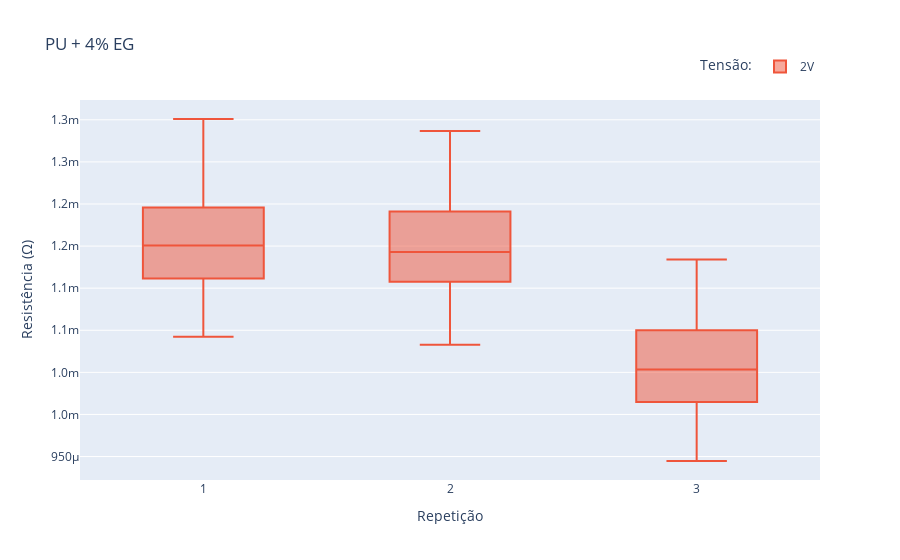

Write notebook code for a chart like this one.
### Markdown cell above
### Gráfico Boxplot da resistência - PU + 4% EG

### Code cell
fig = px.box(pueg4_df[pueg4_df['Tempo']>2],
             y = 'Corrente',
             x = 'Repetição',
             color = 'Tensão',
             title = 'PU + 4% EG',
             color_discrete_map= volt_colors
            )
fig.update_layout(yaxis_title = 'Resistência (Ω)',
                  yaxis_tickformat = '.2s',
                  legend = dict(orientation = 'h',
                                xanchor = 'right',
                                yanchor = 'bottom',
                                x = 1,
                                y = 1.05,
                                title = dict(text = 'Tensão:')
                               )
                 )

### Figure 1 — Plotly figure (JSON) as saved in the notebook; plotly's stock layout.template omitted (floating-point values rounded to 4 significant figures; data arrays with more than 128 entries replaced by an {"elided": "..."} marker saying what was removed)
{"data": [{"alignmentgroup": "True", "hovertemplate": "Tensão=2V<br>Repetição=%{x}<br>Corrente=%{y}<extra></extra>", "legendgroup": "2V", "marker": {"color": "#EF553B"}, "name": "2V", "notched": false, "offsetgroup": "2V", "orientation": "v", "showlegend": true, "type": "box", "x": {"elided": "2400 str values"}, "x0": " ", "xaxis": "x", "y": {"elided": "2400 float values"}, "y0": " ", "yaxis": "y"}], "layout": {"boxmode": "group", "legend": {"orientation": "h", "title": {"text": "Tensão:"}, "tracegroupgap": 0, "x": 1, "xanchor": "right", "y": 1.05, "yanchor": "bottom"}, "title": {"text": "PU + 4% EG"}, "xaxis": {"anchor": "y", "domain": [0, 1], "title": {"text": "Repetição"}}, "yaxis": {"anchor": "x", "domain": [0, 1], "tickformat": ".2s", "title": {"text": "Resistência (Ω)"}}}}
